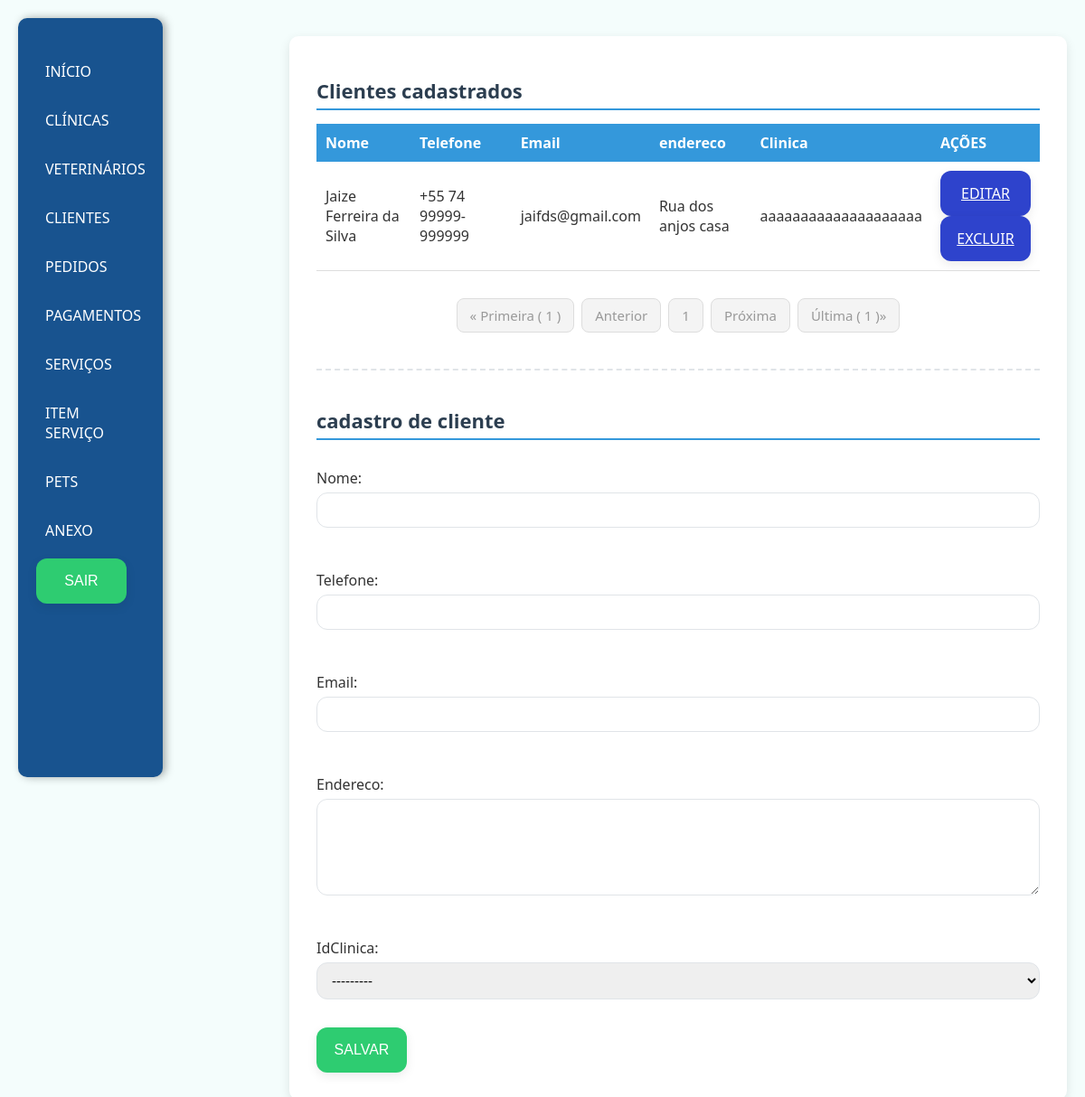
/Cliente (signed in), run on an earlier commit of the app's database.
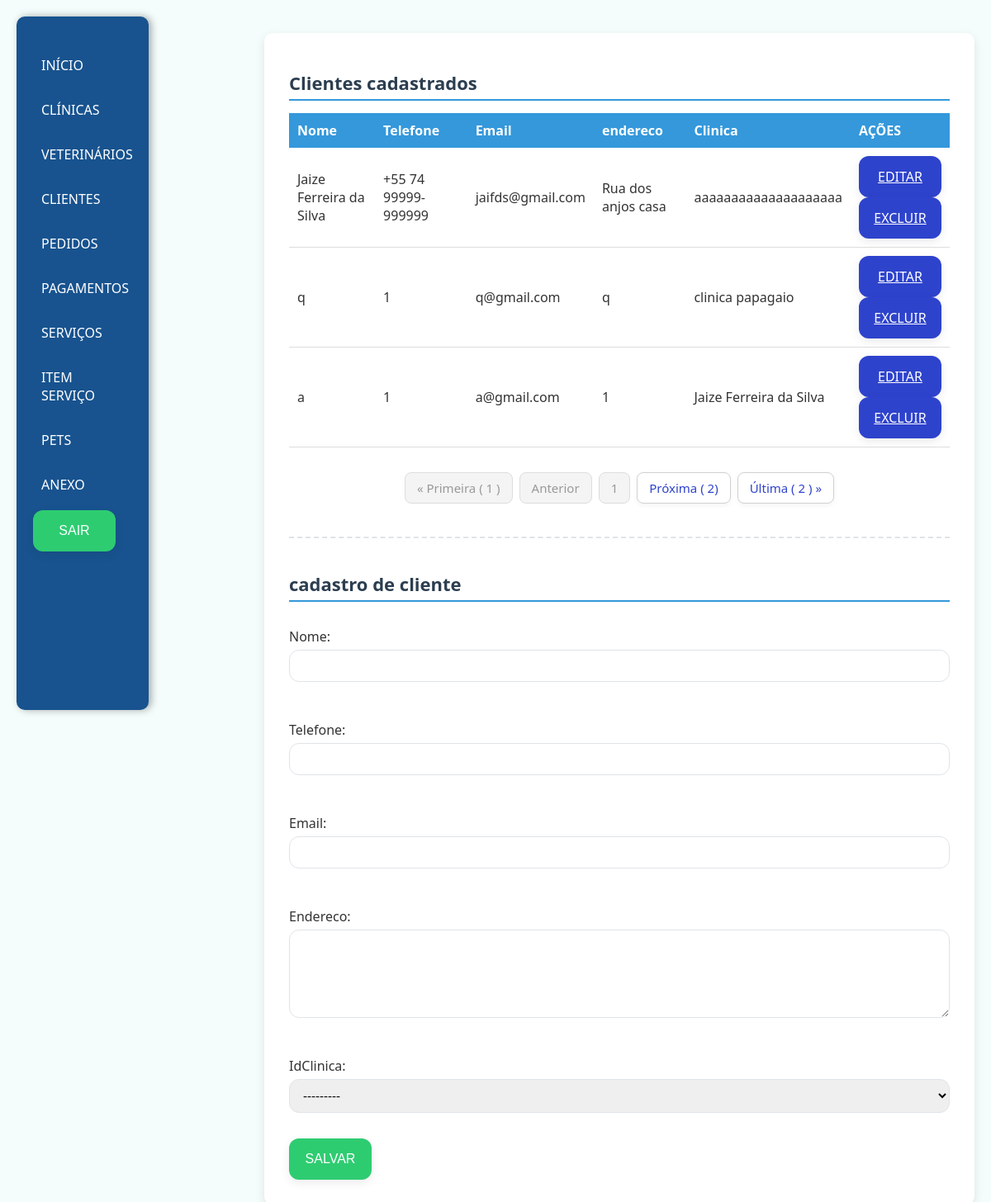
And on a later commit of the database.
### app/models.py (models this page shows, shortened)
class Cliente(models.Model):
    nome = models.CharField(max_length=50)
    telefone = models.CharField(max_length=20)
    email = models.EmailField(max_length=254, blank=True)
    endereco = models.TextField()
    idClinica = models.ForeignKey(Clinica, on_delete=models.SET_NULL, null=True)

class Clinica(models.Model):
    nome = models.CharField(max_length=100)
    CNPJ = models.CharField(max_length=20, unique=True)
    endereco = models.TextField()
    telefone = models.CharField(max_length=20)
    logo = models.ImageField(upload_to='logo/', null=True, blank=True)
    def __str__(self):
        return self.nome

### app/views.py (the view)
# urls.py: path('Cliente', views.cliente, name="cliente"),
@login_required
def cliente(request):
    clientes = Cliente.objects.all()
    pc = request.GET.get('pc',1)
    listaClientes = Paginator(clientes, 3).get_page(pc)
    formulario = CadastroCliente_MF
    if request.method == 'POST':
        formulario = CadastroCliente_MF(request.POST)
        if formulario.is_valid():
            formulario.save()
            return redirect("cliente")
    return render(request, 'cliente/cliente.html',{
        "clientes": listaClientes, "formulario": formulario
    })

### app/templates/cliente/cliente.html (shortened to what this page needs)
{%extends 'base.html'%}
{%load static %}
{%block estiloCss%}
<link rel="stylesheet" href="{%static 'css/padrao.css'%}">
{%endblock%}
{%block conteudo%}
<div>
    <h1>Clientes cadastrados</h1>
    <table>
        <thead>
            <tr>
            <th>Nome</th>
            <th>Telefone</th>
            <th>Email</th>
            <th>endereco</th>
            <th>Clinica</th>
            <th>AÇÕES</th>
        </thead>
        <tbody>
            {%for cliente in clientes%}
            <tr>
            <td>{{ cliente.nome }}</td>
            <td>{{ cliente.telefone }}</td>
            <td>{{ cliente.email }}</td>
            <td>{{ cliente.endereco }}</td>
            <td>{{ cliente.idClinica }}</td>
            <td>
                <a class="btnA" href="{%url 'editarCliente' cliente.id%}">EDITAR</a>
                <a class="btnA" href="{%url 'excluirCliente' cliente.id%}">EXCLUIR</a>
            </td>
        </tr>
            {%empty%}
            <tr colspan = "4">Nenhum cliente cadastrado no sistema</tr>
            {%endfor%}
        </tbody>
    </table>
     <nav aria-label="Page navigation">
    <ul class="pagination justify-content-center">
    {%if clientes.number == 1%}
      <li class="page-item disabled">
        <a class="page-link" href="#">&laquo; Primeira &#40 {{clientes.number}} &#41 </a>
      </li>
      <li class="page-item disabled">
        <a class="page-link" href="#">Anterior</a>
      </li>
      {% endif %}
      <li class="page-item disabled">
        <a class="page-link" href="">{{clientes.number}}</a>
      </li>
      {%if clientes.paginator.num_pages == clientes.number%}
      <li class="page-item disabled">
        <a class="page-link" href="#">Próxima </a>
      </li>
      <li class="page-item disabled">
        <a class="page-link" href="#">Última &#40 {{clientes.paginator.num_pages}} &#41&raquo;</a>
      </li>
    {%else%}
     <li class="page-item">
        <a class="page-link" href="{% url 'cliente' %}?pc={{clientes.next_page_number}}">Próxima &#40 {{ clientes.next_page_number}}&#41</a>
      </li>
      <li class="page-item">
        <a class="page-link" href="{%url 'cliente'%}?pc={{clientes.paginator.num_pages}}">Última &#40 {{clientes.paginator.num_pages}} &#41 &raquo;</a>
      </li>
      {%endif%}
    </ul>
    </nav>
    <hr>
    <h1>cadastro de cliente</h1>
    <form method="POST">
        {{formulario.as_p}}
        <button type="submit">SALVAR</button>
    </form>
</div>
{% endblock %}

What changed in the data, as far as the page shows it:
added Cliente: nome "q", telefone "1", email "q@gmail.com", endereco "q", idClinica "clinica papagaio"
added Cliente: nome "a", telefone "1", email "a@gmail.com", endereco "1", idClinica "Jaize Ferreira da Silva"
Also different on the page:
{{ clientes.next_page_number }}: (not shown) → "2"
{{ clientes.paginator.num_pages }}: (not shown) → "2"
{{ clientes.paginator.num_pages }}: "1" → (not shown)
text no longer shown: "Próxima )»"
text now shown: "Próxima ( ) ) »"
